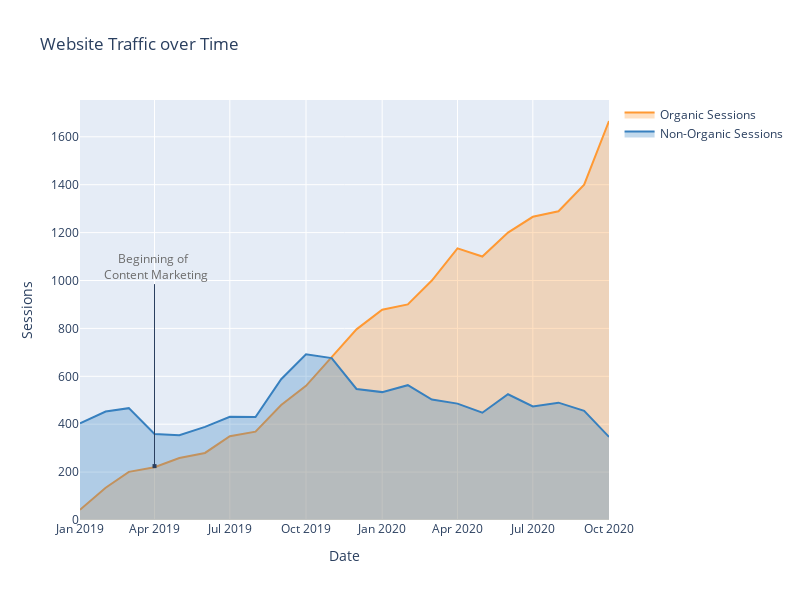

Source (notebook cell):
### Code cell
layout = cf.Layout(
    height = 600,
    width = 800,
    yaxis = dict(
        title = 'Sessions'),
    xaxis = dict(
        title = 'Date'),
    title = 'Website Traffic over Time'
)

fig = df_joined.groupby(['Date'],as_index=True)['Organic Sessions','Non-Organic Sessions'].mean().\
    iplot(kind='scatter',
          fill=True,
          width=2,
          asFigure=True,
          layout = layout)

fig.layout.annotations = [
        dict(
            x='2019-04',
            y='225',
            text='Beginning of <br> Content Marketing',
            showarrow=True,
            arrowhead=7,
            ax=0,
            ay=-200,
            font=dict(
            size=12,
            color='rgb(107, 107, 107)'
            )
        )
]

fig.show()

### Figure 1 — Plotly figure (JSON) as saved in the notebook; plotly's stock layout.template omitted (floating-point values rounded to 4 significant figures)
{"data": [{"fill": "tozeroy", "fillcolor": "rgba(255, 153, 51, 0.3)", "line": {"color": "rgba(255, 153, 51, 1.0)", "dash": "solid", "shape": "linear", "width": 2}, "mode": "lines", "name": "Organic Sessions", "text": "", "type": "scatter", "x": ["2019-01", "2019-02", "2019-03", "2019-04", "2019-05", "2019-06", "2019-07", "2019-08", "2019-09", "2019-10", "2019-11", "2019-12", "2020-01", "2020-02", "2020-03", "2020-04", "2020-05", "2020-06", "2020-07", "2020-08", "2020-09", "2020-10"], "y": [43, 135, 201, 220, 259, 280, 350, 369, 480, 560, 680, 796, 878, 900, 1000, 1134, 1100, 1200, 1266, 1289, 1400, 1666]}, {"fill": "tozeroy", "fillcolor": "rgba(55, 128, 191, 0.3)", "line": {"color": "rgba(55, 128, 191, 1.0)", "dash": "solid", "shape": "linear", "width": 2}, "mode": "lines", "name": "Non-Organic Sessions", "text": "", "type": "scatter", "x": ["2019-01", "2019-02", "2019-03", "2019-04", "2019-05", "2019-06", "2019-07", "2019-08", "2019-09", "2019-10", "2019-11", "2019-12", "2020-01", "2020-02", "2020-03", "2020-04", "2020-05", "2020-06", "2020-07", "2020-08", "2020-09", "2020-10"], "y": [404, 453, 467, 359, 354, 389, 431, 430, 588, 692, 676, 547, 534, 563, 503, 486, 448, 525, 474, 490, 456, 347]}], "layout": {"annotations": [{"arrowhead": 7, "ax": 0, "ay": -200, "font": {"color": "rgb(107, 107, 107)", "size": 12}, "showarrow": true, "text": "Beginning of <br> Content Marketing", "x": "2019-04", "y": "225"}], "height": 600, "title": {"text": "Website Traffic over Time"}, "width": 800, "xaxis": {"autorange": true, "range": ["2019-01-01", "2020-10-01"], "title": {"text": "Date"}, "type": "date"}, "yaxis": {"autorange": true, "range": [0, 1754.0], "title": {"text": "Sessions"}, "type": "linear"}}}
